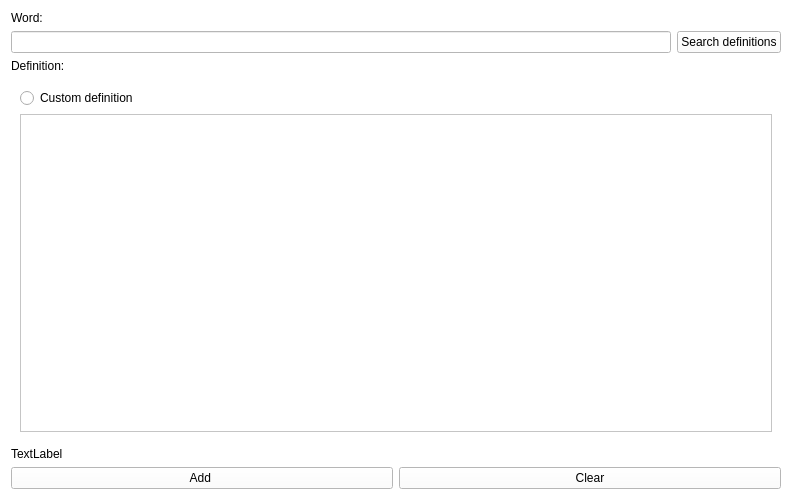
<?xml version="1.0" encoding="UTF-8"?>
<ui version="4.0">
 <class>add_word_dialog</class>
 <widget class="QWidget" name="add_word_dialog">
  <property name="geometry">
   <rect>
    <x>0</x>
    <y>0</y>
    <width>792</width>
    <height>500</height>
   </rect>
  </property>
  <property name="windowTitle">
   <string>Form</string>
  </property>
  <property name="styleSheet">
   <string notr="true">background-color: rgb(255, 255, 255);</string>
  </property>
  <layout class="QVBoxLayout" name="verticalLayout">
   <item>
    <widget class="QLabel" name="label">
     <property name="styleSheet">
      <string notr="true">color: rgb(0, 0, 0);</string>
     </property>
     <property name="text">
      <string>Word:</string>
     </property>
    </widget>
   </item>
   <item>
    <layout class="QHBoxLayout" name="horizontalLayout_2">
     <item>
      <widget class="QLineEdit" name="word">
       <property name="styleSheet">
        <string notr="true">color: rgb(0, 0, 0);</string>
       </property>
      </widget>
     </item>
     <item>
      <widget class="QPushButton" name="search_def_btn">
       <property name="styleSheet">
        <string notr="true">color: rgb(0, 0, 0);</string>
       </property>
       <property name="text">
        <string>Search definitions</string>
       </property>
      </widget>
     </item>
    </layout>
   </item>
   <item>
    <widget class="QLabel" name="label_2">
     <property name="styleSheet">
      <string notr="true">color: rgb(0, 0, 0);</string>
     </property>
     <property name="text">
      <string>Definition:</string>
     </property>
    </widget>
   </item>
   <item>
    <widget class="QWidget" name="widget" native="true">
     <property name="sizePolicy">
      <sizepolicy hsizetype="Preferred" vsizetype="Expanding">
       <horstretch>0</horstretch>
       <verstretch>0</verstretch>
      </sizepolicy>
     </property>
     <layout class="QVBoxLayout" name="verticalLayout_3">
      <item>
       <layout class="QVBoxLayout" name="defs_layout">
        <item>
         <widget class="QRadioButton" name="custom_def_btn">
          <property name="styleSheet">
           <string notr="true">color: rgb(0, 0, 0);</string>
          </property>
          <property name="text">
           <string>Custom definition </string>
          </property>
         </widget>
        </item>
        <item>
         <widget class="QTextEdit" name="textEdit">
          <property name="styleSheet">
           <string notr="true">color: rgb(0, 0, 0);</string>
          </property>
         </widget>
        </item>
       </layout>
      </item>
     </layout>
    </widget>
   </item>
   <item>
    <widget class="QLabel" name="status_label">
     <property name="text">
      <string>TextLabel</string>
     </property>
    </widget>
   </item>
   <item>
    <layout class="QHBoxLayout" name="horizontalLayout">
     <item>
      <widget class="QPushButton" name="add_word_button">
       <property name="styleSheet">
        <string notr="true">color: rgb(0, 0, 0);</string>
       </property>
       <property name="text">
        <string>Add </string>
       </property>
      </widget>
     </item>
     <item>
      <widget class="QPushButton" name="clear_button">
       <property name="styleSheet">
        <string notr="true">color: rgb(0, 0, 0);</string>
       </property>
       <property name="text">
        <string>Clear</string>
       </property>
      </widget>
     </item>
    </layout>
   </item>
  </layout>
 </widget>
 <resources/>
 <connections/>
</ui>
